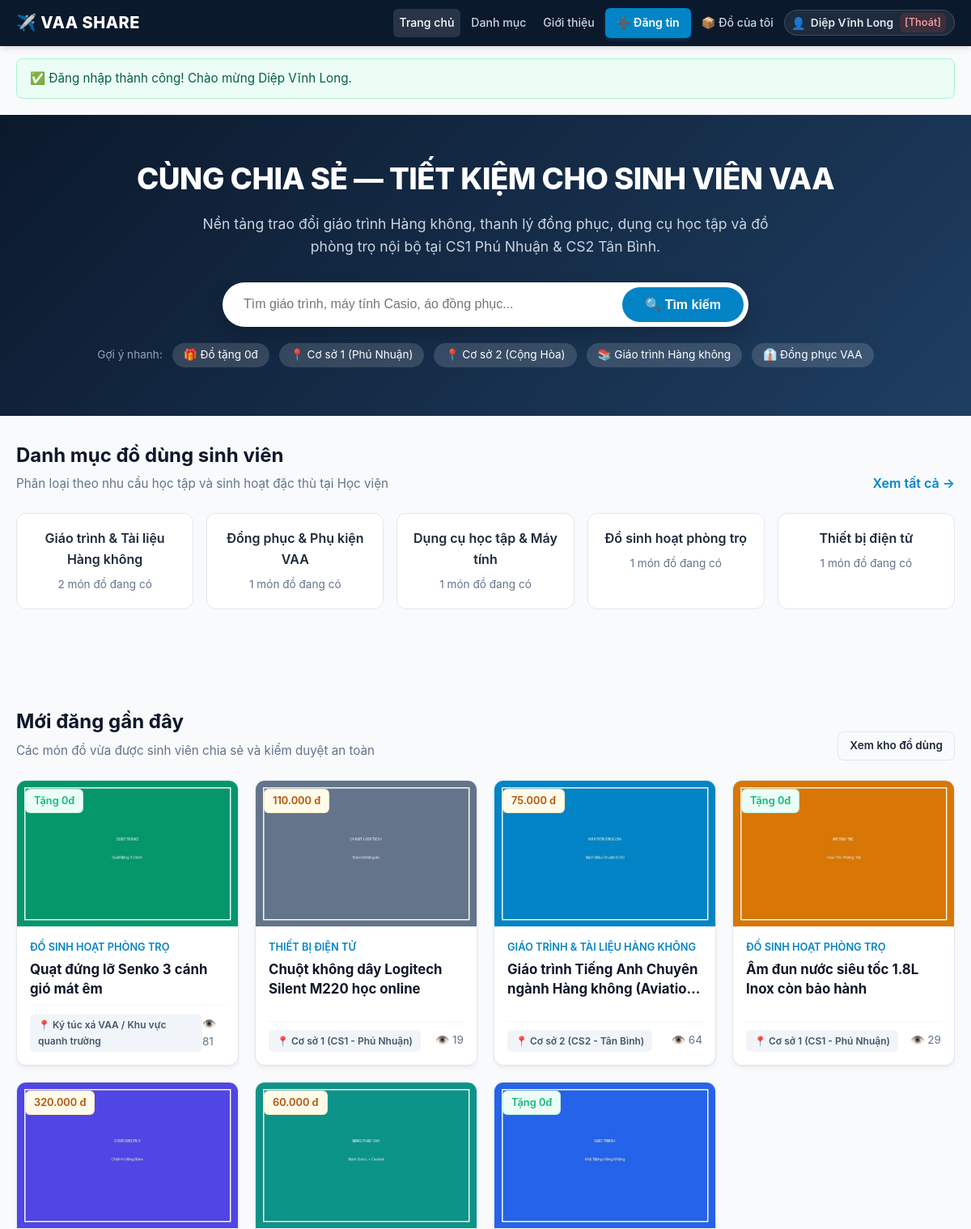
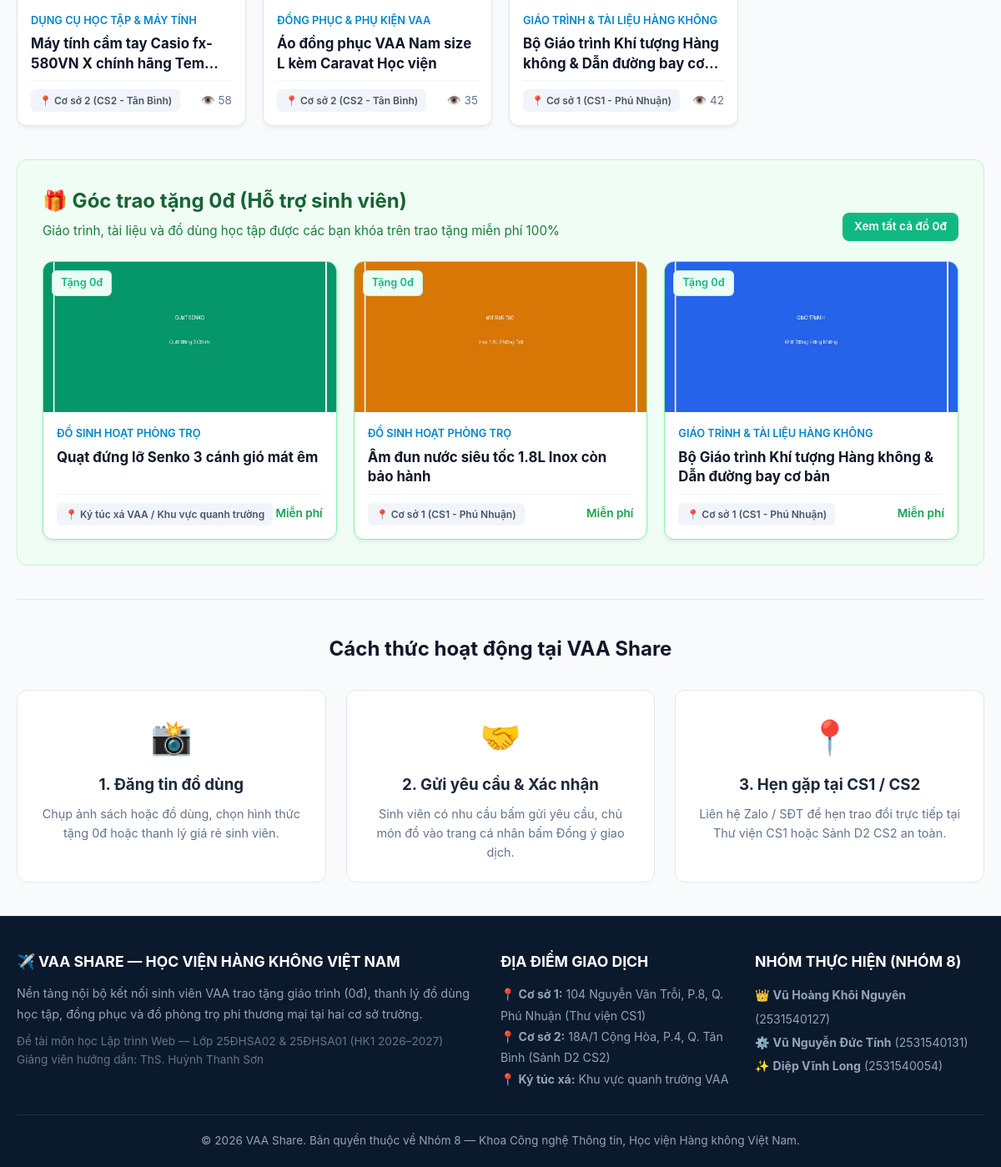
Page /index.php (signed in) on the committed database (2 pictures, top to bottom).
### tables this page shows
CREATE TABLE `danh_muc` (
  `id` INT AUTO_INCREMENT PRIMARY KEY,
  `ten_danh_muc` VARCHAR(100) NOT NULL,
  `mo_ta` VARCHAR(255) DEFAULT NULL,
  `icon` VARCHAR(50) DEFAULT 'book',
  `thu_tu` INT DEFAULT 0
);

CREATE TABLE `do_dung` (
  `id` INT AUTO_INCREMENT PRIMARY KEY,
  `nguoi_dung_id` INT NOT NULL,
  `danh_muc_id` INT NOT NULL,
  `dia_diem_id` INT NOT NULL,
  `tieu_de` VARCHAR(255) NOT NULL,
  `mo_ta` TEXT NOT NULL,
  `hinh_thuc` ENUM('Tang mien phi', 'Thanh ly') DEFAULT 'Tang mien phi',
  `gia` INT DEFAULT 0,
  `tinh_trang` VARCHAR(100) DEFAULT 'Còn rất tốt (trên 90%)',
  `hinh_anh` VARCHAR(255) DEFAULT 'default_item.jpg',
  `trang_thai` ENUM('Cho duyet', 'Da duyet', 'Dang giao dich', 'Hoan thanh', 'Da an') DEFAULT 'Cho duyet',
  `luot_xem` INT DEFAULT 0,
  `ngay_dang` TIMESTAMP DEFAULT CURRENT_TIMESTAMP,
  `ngay_cap_nhat` TIMESTAMP DEFAULT CURRENT_TIMESTAMP ON UPDATE CURRENT_TIMESTAMP,
  CONSTRAINT `fk_dodung_nguoidung` FOREIGN KEY (`nguoi_dung_id`) REFERENCES `nguoi_dung` (`id`) ON DELETE CASCADE,
  CONSTRAINT `fk_dodung_danhmuc` FOREIGN KEY (`danh_muc_id`) REFERENCES `danh_muc` (`id`) ON DELETE RESTRICT,
  CONSTRAINT `fk_dodung_diadiem` FOREIGN KEY (`dia_diem_id`) REFERENCES `dia_diem` (`id`) ON DELETE RESTRICT
);

CREATE TABLE `dia_diem` (
  `id` INT AUTO_INCREMENT PRIMARY KEY,
  `ten_dia_diem` VARCHAR(100) NOT NULL,
  `dia_chi` VARCHAR(255) NOT NULL,
  `ghi_chu` VARCHAR(255) DEFAULT NULL
);

### index.php (the view, shortened to what this page needs)
<?php
require_once __DIR__ . '/includes/header.php';
$categories = get_categories();
$recentItems = get_items([], 8);
$freeItems = get_items(['hinh_thuc' => 'Tang mien phi'], 4);
?>
<section class="hero">
  <div class="container">
    <h1>CÙNG CHIA SẺ — TIẾT KIỆM CHO SINH VIÊN VAA</h1>
    <p>Nền tảng trao đổi giáo trình Hàng không, thanh lý đồng phục, dụng cụ học tập và đồ phòng trọ nội bộ tại CS1 Phú Nhuận & CS2 Tân Bình.</p>
    <form action="<?php echo BASE_URL; ?>/listing.php" method="GET" class="hero-search-box">
      <input type="text" name="tu_khoa" placeholder="Tìm giáo trình, máy tính Casio, áo đồng phục..." required>
      <button type="submit">🔍 Tìm kiếm</button>
    </form>
    <div class="hero-tags">
      <span style="font-size:0.85rem; color:#94a3b8; align-self:center;">Gợi ý nhanh:</span>
      <a href="<?php echo BASE_URL; ?>/listing.php?hinh_thuc=Tang+mien+phi" class="hero-tag">🎁 Đồ tặng 0đ</a>
      <a href="<?php echo BASE_URL; ?>/listing.php?dia_diem_id=1" class="hero-tag">📍 Cơ sở 1 (Phú Nhuận)</a>
      <a href="<?php echo BASE_URL; ?>/listing.php?dia_diem_id=2" class="hero-tag">📍 Cơ sở 2 (Cộng Hòa)</a>
      <a href="<?php echo BASE_URL; ?>/listing.php?danh_muc_id=1" class="hero-tag">📚 Giáo trình Hàng không</a>
      <a href="<?php echo BASE_URL; ?>/listing.php?danh_muc_id=2" class="hero-tag">👔 Đồng phục VAA</a>
    </div>
  </div>
</section>
<div class="container">
  <section class="section" style="padding-top: 30px;">
    <div class="section-header">
      <div>
        <h2 class="section-title">Danh mục đồ dùng sinh viên</h2>
        <p class="section-subtitle">Phân loại theo nhu cầu học tập và sinh hoạt đặc thù tại Học viện</p>
      </div>
      <a href="<?php echo BASE_URL; ?>/listing.php" style="font-weight:600;">Xem tất cả →</a>
    </div>
    <div class="category-grid">
      <?php foreach ($categories as $cat): ?>
        <a href="<?php echo BASE_URL; ?>/listing.php?danh_muc_id=<?php echo $cat['id']; ?>" class="category-card">
          <h3><?php echo e($cat['ten_danh_muc']); ?></h3>
          <span><?php echo (int) $cat['so_luong_tin']; ?> món đồ đang có</span>
        </a>
      <?php endforeach; ?>
    </div>
  </section>
  <section class="section">
    <div class="section-header">
      <div>
        <h2 class="section-title">Mới đăng gần đây</h2>
        <p class="section-subtitle">Các món đồ vừa được sinh viên chia sẻ và kiểm duyệt an toàn</p>
      </div>
      <a href="<?php echo BASE_URL; ?>/listing.php" class="btn btn-outline" style="padding: 6px 14px; font-size:0.85rem;">Xem kho đồ dùng</a>
    </div>
    <div class="item-grid">
      <?php if (empty($recentItems)): ?>
        <p style="grid-column: 1/-1; text-align:center; color:#64748b; padding:40px;">Hiện chưa có món đồ nào được đăng.</p>
      <?php else: ?>
        <?php foreach ($recentItems as $item): ?>
          <div class="item-card">
            <div class="item-card-img-wrap">
              <a href="<?php echo BASE_URL; ?>/detail.php?id=<?php echo $item['id']; ?>">
                <img src="<?php echo BASE_URL; ?>/uploads/<?php echo e($item['hinh_anh']); ?>" alt="<?php echo e($item['tieu_de']); ?>" class="item-card-img">
              </a>
              <div class="item-badge-type">
                <?php echo format_price($item['gia']); ?>
              </div>
            </div>
            <div class="item-card-body">
              <div class="item-card-category"><?php echo e($item['ten_danh_muc']); ?></div>
              <a href="<?php echo BASE_URL; ?>/detail.php?id=<?php echo $item['id']; ?>" class="item-card-title">
                <?php echo e($item['tieu_de']); ?>
              </a>
              <div class="item-card-meta">
                <span class="badge badge-campus">📍 <?php echo e($item['ten_dia_diem']); ?></span>
                <span>👁️ <?php echo (int) $item['luot_xem']; ?></span>
              </div>
            </div>
          </div>
        <?php endforeach; ?>
      <?php endif; ?>
    </div>
  </section>
  <?php if (!empty($freeItems)): ?>
  <section class="section" style="background: #f0fdf4; padding: 30px; border-radius: var(--vaa-radius); border:1px solid #bbf7d0; margin-bottom:40px;">
    <div class="section-header">
      <div>
        <h2 class="section-title" style="color:#166534;">🎁 Góc trao tặng 0đ (Hỗ trợ sinh viên)</h2>
        <p class="section-subtitle" style="color:#15803d;">Giáo trình, tài liệu và đồ dùng học tập được các bạn khóa trên trao tặng miễn phí 100%</p>
      </div>
      <a href="<?php echo BASE_URL; ?>/listing.php?hinh_thuc=Tang+mien+phi" class="btn btn-success" style="padding:6px 14px; font-size:0.85rem;">Xem tất cả đồ 0đ</a>
    </div>
    <div class="item-grid">
      <?php foreach ($freeItems as $item): ?>
        <div class="item-card" style="border-color:#86efac;">
          <div class="item-card-img-wrap">
            <a href="<?php echo BASE_URL; ?>/detail.php?id=<?php echo $item['id']; ?>">
              <img src="<?php echo BASE_URL; ?>/uploads/<?php echo e($item['hinh_anh']); ?>" alt="<?php echo e($item['tieu_de']); ?>" class="item-card-img">
            </a>
            <div class="item-badge-type">
              <span class="badge badge-free">Tặng 0đ</span>
            </div>
          </div>
          <div class="item-card-body">
            <div class="item-card-category"><?php echo e($item['ten_danh_muc']); ?></div>
            <a href="<?php echo BASE_URL; ?>/detail.php?id=<?php echo $item['id']; ?>" class="item-card-title">
              <?php echo e($item['tieu_de']); ?>
            </a>
            <div class="item-card-meta">
              <span class="badge badge-campus">📍 <?php echo e($item['ten_dia_diem']); ?></span>
              <span style="color:#16a34a; font-weight:600;">Miễn phí</span>
            </div>
          </div>
        </div>
      <?php endforeach; ?>
    </div>
  </section>
  <?php endif; ?>
  <section class="section" style="border-top:1px solid var(--vaa-border); padding-top:40px;">
    <h2 class="section-title" style="text-align:center; margin-bottom:30px;">Cách thức hoạt động tại VAA Share</h2>
    <div style="display:grid; grid-template-columns: repeat(auto-fit, minmax(280px, 1fr)); gap:24px; text-align:center;">
      <div style="background:#fff; padding:24px; border-radius:12px; border:1px solid var(--vaa-border);">
        <div style="font-size:2.5rem; margin-bottom:10px;">📸</div>
        <h3 style="margin-bottom:8px;">1. Đăng tin đồ dùng</h3>
        <p style="color:#64748b; font-size:0.9rem;">Chụp ảnh sách hoặc đồ dùng, chọn hình thức tặng 0đ hoặc thanh lý giá rẻ sinh viên.</p>
      </div>
      <div style="background:#fff; padding:24px; border-radius:12px; border:1px solid var(--vaa-border);">
        <div style="font-size:2.5rem; margin-bottom:10px;">🤝</div>
        <h3 style="margin-bottom:8px;">2. Gửi yêu cầu & Xác nhận</h3>
        <p style="color:#64748b; font-size:0.9rem;">Sinh viên có nhu cầu bấm gửi yêu cầu, chủ món đồ vào trang cá nhân bấm Đồng ý giao dịch.</p>
      </div>
      <div style="background:#fff; padding:24px; border-radius:12px; border:1px solid var(--vaa-border);">
        <div style="font-size:2.5rem; margin-bottom:10px;">📍</div>
        <h3 style="margin-bottom:8px;">3. Hẹn gặp tại CS1 / CS2</h3>
        <p style="color:#64748b; font-size:0.9rem;">Liên hệ Zalo / SĐT để hẹn trao đổi trực tiếp tại Thư viện CS1 hoặc Sảnh D2 CS2 an toàn.</p>
      </div>
    </div>
  </section>
</div>
<?php require_once __DIR__ . '/includes/footer.php'; ?>

### includes/functions.php (shortened to what this page needs)
<?php
function e($str) {
    return htmlspecialchars($str ?? '', ENT_QUOTES, 'UTF-8');
}
function format_price($price) {
    $price = (int) $price;
    if ($price <= 0) {
        return '<span class="badge badge-free">Tặng 0đ</span>';
    }
    return '<span class="badge badge-price">' . number_format($price, 0, ',', '.') . ' đ</span>';
}
function get_categories() {
    $db = get_db();
    $sql = "SELECT dm.*, COUNT(dd.id) AS so_luong_tin
            FROM danh_muc dm
            LEFT JOIN do_dung dd ON dm.id = dd.danh_muc_id AND dd.trang_thai = 'Da duyet'
            GROUP BY dm.id
            ORDER BY dm.thu_tu ASC";
    $result = $db->query($sql);
    $categories = [];
    while ($row = $result->fetch_assoc()) {
        $categories[] = $row;
    }
    return $categories;
}
function get_items($filters = [], $limit = 0, $offset = 0) {
    $db = get_db();
    $sql = "SELECT dd.*, dm.ten_danh_muc, dd_loc.ten_dia_diem, nd.ho_ten, nd.mssv, nd.so_dien_thoai, nd.zalo
            FROM do_dung dd
            JOIN danh_muc dm ON dd.danh_muc_id = dm.id
            JOIN dia_diem dd_loc ON dd.dia_diem_id = dd_loc.id
            JOIN nguoi_dung nd ON dd.nguoi_dung_id = nd.id
            WHERE 1=1";
    $params = [];
    $types  = '';
    if (isset($filters['trang_thai'])) {
        $sql .= " AND dd.trang_thai = ?";
        $params[] = $filters['trang_thai'];
        $types   .= 's';
    } else {
        $sql .= " AND dd.trang_thai IN ('Da duyet', 'Dang giao dich')";
    }
    if (!empty($filters['hinh_thuc'])) {
        $sql .= " AND dd.hinh_thuc = ?";
        $params[] = $filters['hinh_thuc'];
        $types   .= 's';
    }
    $sql .= " ORDER BY dd.id DESC";
    if ($limit > 0) {
        $sql .= " LIMIT " . (int)$limit;
    }
    $stmt = $db->prepare($sql);
    if (!empty($params)) {
        $stmt->bind_param($types, ...$params);
    }
    $stmt->execute();
    $result = $stmt->get_result();
    $items = [];
    while ($row = $result->fetch_assoc()) {
        $items[] = $row;
    }
    return $items;
}

### rows in the picture
danh_muc: ten_danh_muc "Giáo trình & Tài liệu Hàng không", so_luong_tin "2"
danh_muc: ten_danh_muc "Đồng phục & Phụ kiện VAA", so_luong_tin "1"
danh_muc: ten_danh_muc "Dụng cụ học tập & Máy tính", so_luong_tin "1"
danh_muc: ten_danh_muc "Đồ sinh hoạt phòng trọ", so_luong_tin "1"
danh_muc: ten_danh_muc "Thiết bị điện tử", so_luong_tin "1"
do_dung: hinh_anh (picture), gia "Tặng 0đ", danh_muc.ten_danh_muc "ĐỒ SINH HOẠT PHÒNG TRỌ", tieu_de "Quạt đứng lỡ Senko 3 cánh gió mát êm", dia_diem.ten_dia_diem "Ký túc xá VAA / Khu vực quanh trường", luot_xem "81"
do_dung: hinh_anh (picture), gia "110.000", danh_muc.ten_danh_muc "THIẾT BỊ ĐIỆN TỬ", tieu_de "Chuột không dây Logitech Silent M220 học online", dia_diem.ten_dia_diem "Cơ sở 1 (CS1 - Phú Nhuận)", luot_xem "19"
do_dung: hinh_anh (picture), gia "75.000", danh_muc.ten_danh_muc "GIÁO TRÌNH & TÀI LIỆU HÀNG KHÔNG", tieu_de "Giáo trình Tiếng Anh Chuyên ngành Hàng không…", dia_diem.ten_dia_diem "Cơ sở 2 (CS2 - Tân Bình)", luot_xem "64"
do_dung: hinh_anh (picture), gia "Tặng 0đ", danh_muc.ten_danh_muc "ĐỒ SINH HOẠT PHÒNG TRỌ", tieu_de "Ấm đun nước siêu tốc 1.8L Inox còn bảo hành", dia_diem.ten_dia_diem "Cơ sở 1 (CS1 - Phú Nhuận)", luot_xem "29"
do_dung: hinh_anh (picture), gia "320.000", danh_muc.ten_danh_muc "DỤNG CỤ HỌC TẬP & MÁY TÍNH", tieu_de "Máy tính cầm tay Casio fx-580VN X chính hãng…", dia_diem.ten_dia_diem "Cơ sở 2 (CS2 - Tân Bình)", luot_xem "58"
do_dung: hinh_anh (picture), gia "60.000", danh_muc.ten_danh_muc "ĐỒNG PHỤC & PHỤ KIỆN VAA", tieu_de "Áo đồng phục VAA Nam size L kèm Caravat Học viện", dia_diem.ten_dia_diem "Cơ sở 2 (CS2 - Tân Bình)", luot_xem "35"
do_dung: hinh_anh (picture), gia "Tặng 0đ", danh_muc.ten_danh_muc "GIÁO TRÌNH & TÀI LIỆU HÀNG KHÔNG", tieu_de "Bộ Giáo trình Khí tượng Hàng không & Dẫn đường bay…", dia_diem.ten_dia_diem "Cơ sở 1 (CS1 - Phú Nhuận)", luot_xem "42", tieu_de "Bộ Giáo trình Khí tượng Hàng không & Dẫn đường bay cơ bản"

### other values in the picture
$currentUser['ho_ten'] "Diệp Vĩnh Long"
$_SESSION['flash_success'] "Đăng nhập thành công! Chào mừng Diệp Vĩnh Long."
